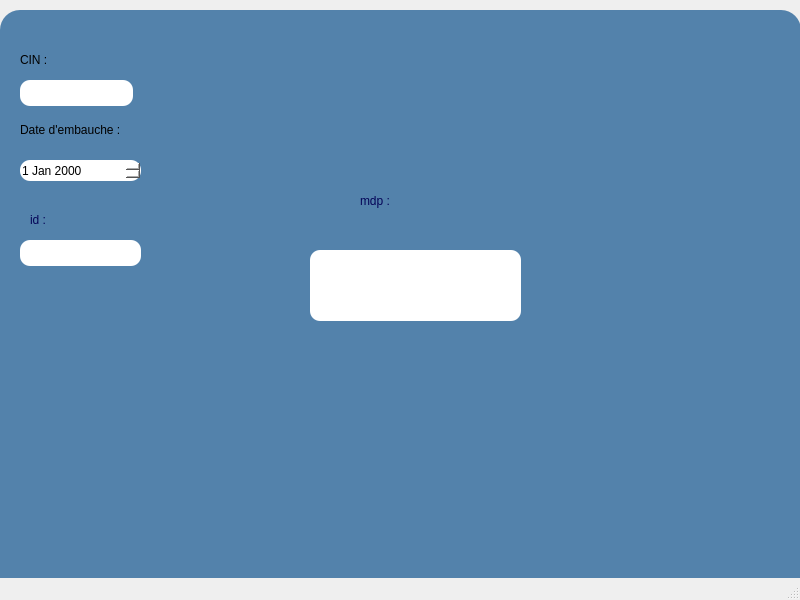
<?xml version="1.0" encoding="UTF-8"?>
<ui version="4.0">
 <class>mot_de_passe</class>
 <widget class="QMainWindow" name="mot_de_passe">
  <property name="geometry">
   <rect>
    <x>0</x>
    <y>0</y>
    <width>800</width>
    <height>600</height>
   </rect>
  </property>
  <property name="windowTitle">
   <string>MainWindow</string>
  </property>
  <widget class="QWidget" name="centralwidget">
   <widget class="QFrame" name="frame_6">
    <property name="geometry">
     <rect>
      <x>0</x>
      <y>10</y>
      <width>801</width>
      <height>701</height>
     </rect>
    </property>
    <property name="styleSheet">
     <string notr="true">background-color: rgb(58, 196, 255);
background-color: rgb(83, 130, 171);
border-radius:20px;

</string>
    </property>
    <property name="frameShape">
     <enum>QFrame::Shape::StyledPanel</enum>
    </property>
    <property name="frameShadow">
     <enum>QFrame::Shadow::Raised</enum>
    </property>
    <widget class="QLineEdit" name="lineEdit_cin2">
     <property name="geometry">
      <rect>
       <x>20</x>
       <y>70</y>
       <width>113</width>
       <height>26</height>
      </rect>
     </property>
     <property name="styleSheet">
      <string notr="true">background-color: rgb(255, 255, 255);
border-radius:10px;
</string>
     </property>
     <property name="maxLength">
      <number>8</number>
     </property>
    </widget>
    <widget class="QLabel" name="label_cin_4">
     <property name="geometry">
      <rect>
       <x>20</x>
       <y>40</y>
       <width>31</width>
       <height>20</height>
      </rect>
     </property>
     <property name="text">
      <string>CIN :</string>
     </property>
    </widget>
    <widget class="QDateEdit" name="dateEdit2">
     <property name="geometry">
      <rect>
       <x>20</x>
       <y>150</y>
       <width>121</width>
       <height>21</height>
      </rect>
     </property>
     <property name="styleSheet">
      <string notr="true">background-color: rgb(255, 255, 255);
border-radius:10px;</string>
     </property>
    </widget>
    <widget class="QLabel" name="label_embauhe_4">
     <property name="geometry">
      <rect>
       <x>20</x>
       <y>110</y>
       <width>131</width>
       <height>20</height>
      </rect>
     </property>
     <property name="text">
      <string>Date d'embauche :</string>
     </property>
    </widget>
    <widget class="QLabel" name="label_specialite_4">
     <property name="geometry">
      <rect>
       <x>30</x>
       <y>200</y>
       <width>111</width>
       <height>20</height>
      </rect>
     </property>
     <property name="styleSheet">
      <string notr="true">color: rgb(4, 4, 87);</string>
     </property>
     <property name="text">
      <string>id :</string>
     </property>
    </widget>
    <widget class="QLineEdit" name="lineEdit_ID2">
     <property name="geometry">
      <rect>
       <x>20</x>
       <y>230</y>
       <width>121</width>
       <height>26</height>
      </rect>
     </property>
     <property name="styleSheet">
      <string notr="true">background-color: rgb(255, 255, 255);
border-radius:10px;
</string>
     </property>
     <property name="text">
      <string/>
     </property>
    </widget>
    <widget class="QLabel" name="label_specialite_6">
     <property name="geometry">
      <rect>
       <x>360</x>
       <y>160</y>
       <width>111</width>
       <height>61</height>
      </rect>
     </property>
     <property name="styleSheet">
      <string notr="true">color: rgb(4, 4, 87);
font: 24pt &quot;Segoe UI&quot;;</string>
     </property>
     <property name="text">
      <string>mdp :</string>
     </property>
    </widget>
    <widget class="QLineEdit" name="lineEdit_mdp2">
     <property name="geometry">
      <rect>
       <x>310</x>
       <y>240</y>
       <width>211</width>
       <height>71</height>
      </rect>
     </property>
     <property name="styleSheet">
      <string notr="true">background-color: rgb(255, 255, 255);
border-radius:10px;
</string>
     </property>
     <property name="text">
      <string/>
     </property>
    </widget>
   </widget>
  </widget>
  <widget class="QMenuBar" name="menubar">
   <property name="geometry">
    <rect>
     <x>0</x>
     <y>0</y>
     <width>800</width>
     <height>26</height>
    </rect>
   </property>
  </widget>
  <widget class="QStatusBar" name="statusbar"/>
 </widget>
 <resources/>
 <connections/>
</ui>
